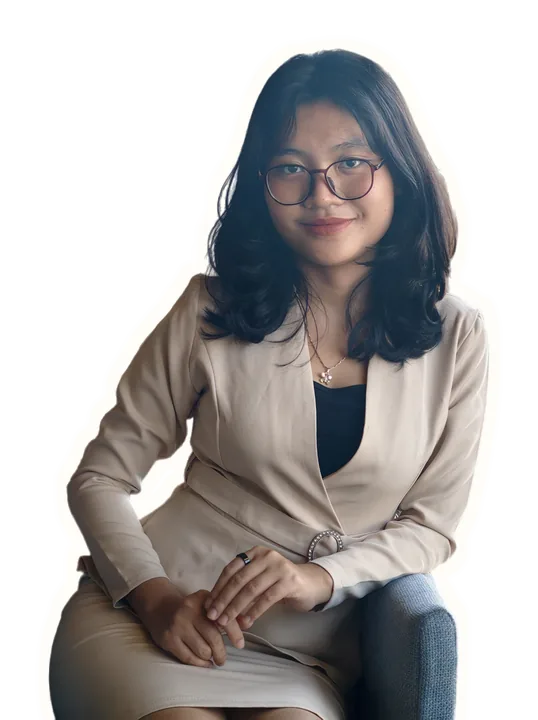
#> input picture img/maya-about.webp, 538 x 720 px
$ python cutout.py ../img/maya-about.webp ../img/maya-book.webp 5 5
#> lines starting #> are read from the running program, lines starting #| are printed output that depends on the picture
"""Cut Maya out of a photo, add a white sticker border, and export a small WebP for the site.

Runs fully on this computer (rembg + local models in ~/.rembg/models); photos never leave it.
Usage: python -I tools/cutout.py <source.jpg> <out.webp> [height=720] [border_px=10]
Output has no EXIF/GPS metadata.
"""
import sys

import numpy as np
from PIL import Image, ImageFilter, ImageOps
from rembg import new_session, remove

src, out = sys.argv[1], sys.argv[2]
target_h = int(sys.argv[3]) if len(sys.argv) > 3 else 720
border = int(sys.argv[4]) if len(sys.argv) > 4 else 10

img = ImageOps.exif_transpose(Image.open(src)).convert("RGB")
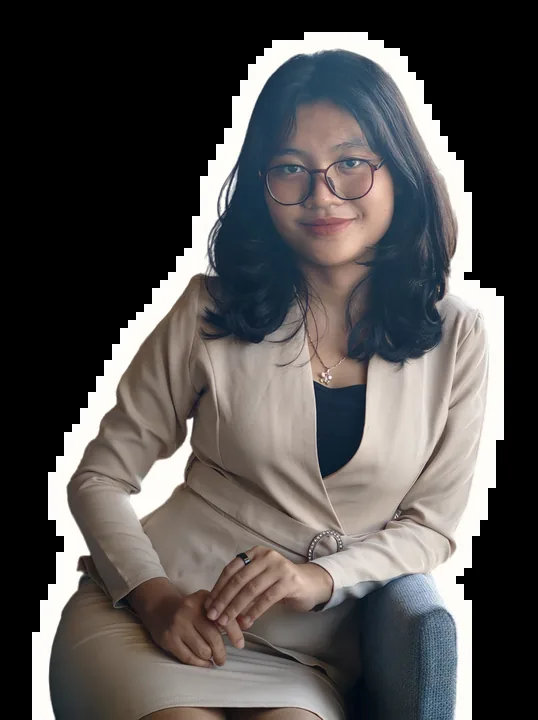
#> img: PIL image 538x720 RGB; mean R, G, B 81.7, 78.9, 77.9
# work at a sane size for CPU inference
scale = 1600 / max(img.size)
#> scale = 2.22
if scale < 1:
    img = img.resize((round(img.width * scale), round(img.height * scale)), Image.LANCZOS)

#> (the run stopped early here; a loop or call above may not have finished)
